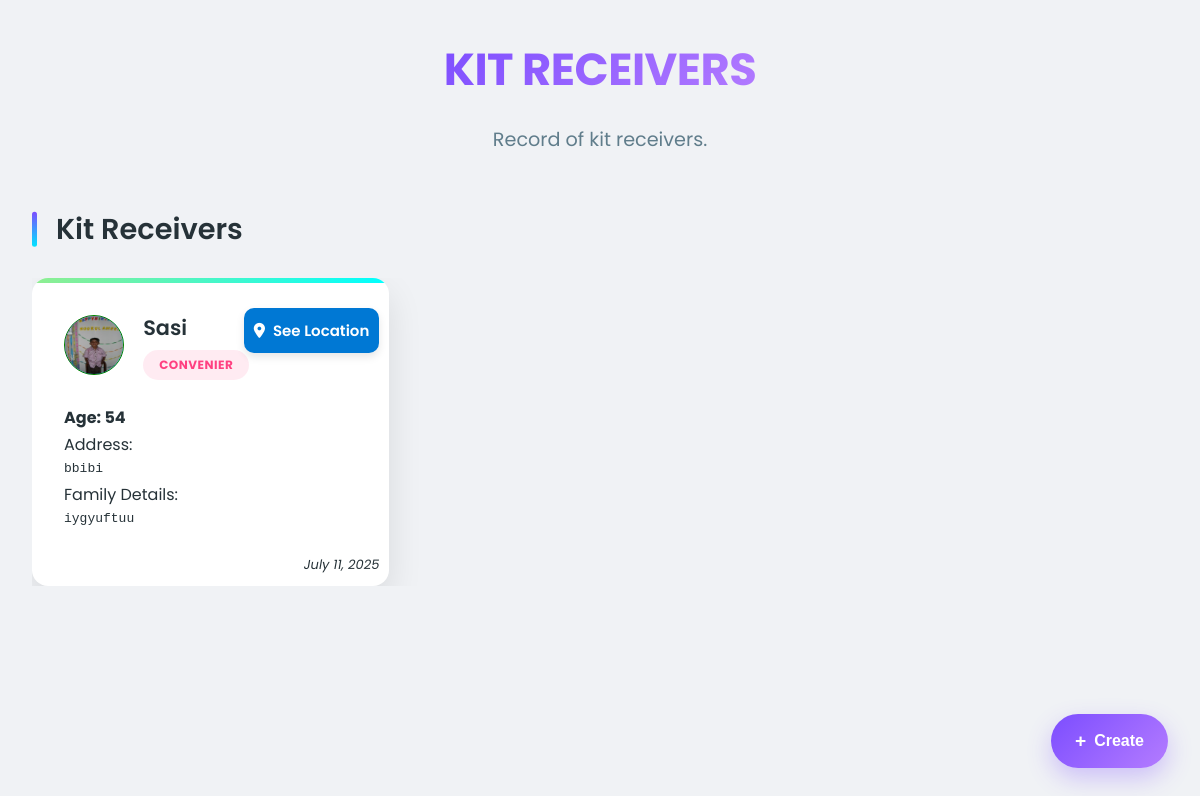
The page /dashboard/kit_receivers/ (signed in) on the database its author committed.
### dashboard/models.py (models this page shows, shortened)
class KitReceiverModel(models.Model):
    user=models.ForeignKey(User,on_delete=models.CASCADE)
    name=models.CharField(max_length=30)
    age=models.IntegerField()
    family=models.TextField()
    address=models.TextField()
    location=models.URLField(max_length=255)
    photo=models.ImageField(upload_to="kit/")
    announced_date=models.DateField(auto_now_add=True)

### users/models.py (models this page shows, shortened)
class UserProfile(models.Model):
    GENDER_CHOICE=(
        ("","Select the gender"),
        ("male","male"),
        ("female","female"),
    )
    ROLE_CHOICE=(
        ("public_user","public_user"),
        ("member","member"),
        ("coordinator","coordinator"),
        ("convenier","convenier"),
    )
    user=models.OneToOneField(User,on_delete=models.CASCADE)
    phone_number=models.CharField(max_length=10,null=True,blank=True)
    role=models.CharField(max_length=20,choices=ROLE_CHOICE,default="public_user")
    gender=models.CharField(max_length=10,choices=GENDER_CHOICE,null=True,blank=True)
    address=models.TextField(null=True,blank=True)
    created_at=models.DateTimeField(auto_now_add=True)
    photo=models.ImageField(upload_to="profile_pics/",null=True,blank=True)

### dashboard/views.py (the view)
# urls.py: path("kit_receivers/",views.kitReceivers,name="kit_receivers"),
@login_required(login_url="users:login")
def kitReceivers(req):
    if (req.user.userprofile.role not in ["convenier","coordinator"]):
        return HttpResponseRedirect("/dashboard/")
    if (req.method=="POST"):
        form=kitReceiverForm(req.POST,req.FILES)
        if form.is_valid():
            kit=form.save(commit=False)
            kit.user=req.user
            kit.save()
            return JsonResponse({
                "status":"success",
                "title":"New entry uploaded",
                "message":"The new entry for kit receivers is successfully submitted."
            })
        else:
            error=form_errors(form)
            return JsonResponse({
                "status":"error",
                "title":"Entry submission failed",
                "message":error
            })
    else:
        form=kitReceiverForm()
    cntx={
        "form":form,
        "kit":KitReceiverModel.objects.all()
    }
    return render(req,"dashboard/kit.html",context=cntx)

### templates/dashboard/kit.html (shortened to what this page needs)
<!DOCTYPE html>
<html lang="en">
    {% load static %}
<head>
     <link rel="stylesheet" href="https://cdnjs.cloudflare.com/ajax/libs/font-awesome/6.5.0/css/all.min.css">
</head>
<body>
    <div class="container">
        <header>
            <h1>KIT RECEIVERS</h1>
            <p class="subtitle">Record of kit receivers.</p>
        </header>
        {% if request.user.userprofile.role == "convenier" or request.user.userprofile.role == "coordinator" %}
            <aside>
                <button type="button" id="create_finance" onclick="openModal()">Create</button>
            </aside>
        {% endif %}
        {% if kit %}
            <div class="section-header">
                <h2 class="section-title">Kit Receivers</h2>
            </div>
            <div class="user-grid">
                {% for i in kit %}
                <div class="user-card">
                    <div class="user-header">
                        {% if i.photo %}
                            <img src="{{i.photo.url}}" alt="{{i.name}}" class="user-avatar">
                        {% else %}
                            <div class="user-avatar"></div>
                        {% endif %}
                        <div class="user-info">
                            <div class="user-name">{{ i.name }}</div>
                            <span class="user-role role-coordinator">{{i.user.userprofile.role}}</span>
                        </div>
                    </div>
                    <div class="user-details">
                        <b class="age">Age: {{i.age}}</b>
                        <p>Address: <pre class="address">{{i.address}}</pre></p>
                        <p>Family Details: <pre class="family">{{i.family}}</pre></p>
                        <i class="time">{{i.announced_date}}</i>
                    </div>
                    <a href="{{i.location}}" target="_blank" class="custom-btn location">
                        <i class="fas fa-location-dot"></i>See Location
                    </a>
                </div>
                {% endfor %}
            </div>
        {% endif %}
    </div>
</body>
</html>

### rows shown on the page
KitReceiverModel: photo (picture), name "Sasi", user.userprofile.role "CONVENIER", age "54", address "bbibi", family "iygyuftuu", announced_date "July 11, 2025"
